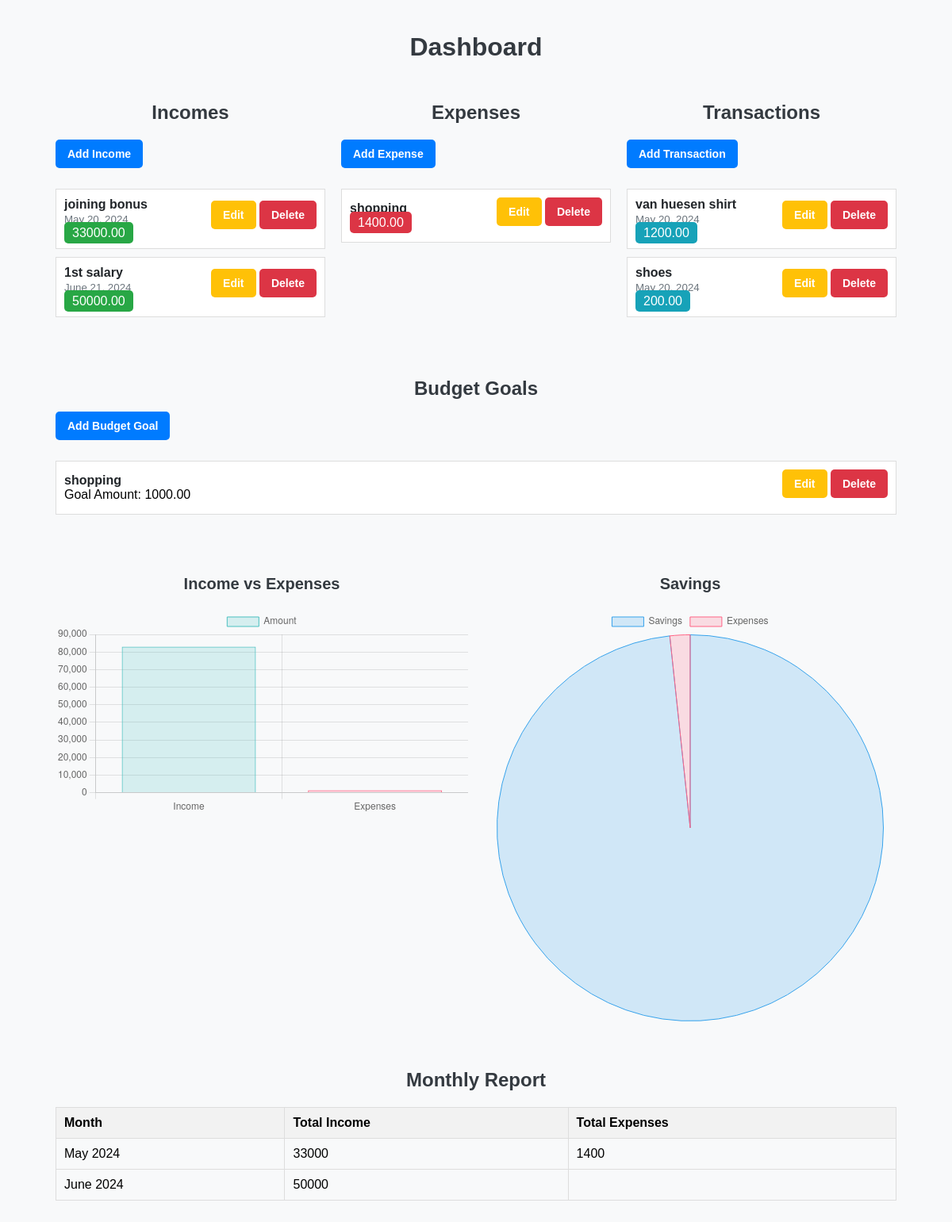
Screenshot of /home/ (signed in) with the database file from the repository.
### main_app/models.py (models this page shows, shortened)
class IncomeSource(models.Model):
    user = models.ForeignKey(User, on_delete=models.CASCADE)
    description = models.CharField(max_length=255)
    amount = models.DecimalField(max_digits=10, decimal_places=2)
    date = models.DateField()

class Expenses(models.Model):
    user = models.ForeignKey(User, on_delete=models.CASCADE)
    category = models.CharField(max_length=255)
    amount = models.DecimalField(max_digits=10, decimal_places=2)
    date = models.DateField()  # Add this line
    def __str__(self):
        return self.category

class Transactions(models.Model):
    user=  models.ForeignKey(User, on_delete=models.CASCADE)
    date= models.DateField()
    amount = models.DecimalField(max_digits=10,decimal_places=2)
    description= models.TextField(max_length=255)

class BudgetGoal(models.Model):
    user = models.ForeignKey(User, on_delete=models.CASCADE)
    category = models.ForeignKey(Expenses, on_delete=models.CASCADE)
    goal_amount = models.DecimalField(max_digits=10, decimal_places=2)

### main_app/views.py (the view)
# urls.py: 2. Add a URL to urlpatterns:  path('', views.home, name='home')
@login_required
def home(request):
    incomes = IncomeSource.objects.filter(user=request.user)
    expenses = Expenses.objects.filter(user=request.user)
    transactions = Transactions.objects.filter(user=request.user)
    budget_goals = BudgetGoal.objects.filter(user=request.user)
    total_income = sum(income.amount for income in incomes)
    total_expenses = sum(expense.amount for expense in expenses)
    total_savings = total_income - total_expenses
    monthly_income = incomes.annotate(month=TruncMonth('date')).values('month').annotate(total=Sum('amount')).order_by('month')
    monthly_expenses = expenses.annotate(month=TruncMonth('date')).values('month').annotate(total=Sum('amount')).order_by('month')
    context = {
        'incomes': incomes,
        'expenses': expenses,
        'transactions': transactions,
        'total_income': total_income,
        'total_expenses': total_expenses,
        'total_savings': total_savings,
        'monthly_income': monthly_income,
        'monthly_expenses': monthly_expenses,
        'budget_goals': budget_goals,
    }
    return render(request, 'home.html', context)

### main_app/templates/home.html (shortened to what this page needs)
<!DOCTYPE html>
<html lang="en">
<head>
    <link rel="stylesheet" href="styles.css">
</head>
<body>
    <div class="container">
        <h1 class="text-center mb-4">Dashboard</h1>
        <div class="row">
            <div class="column">
                <h2>Incomes</h2>
                <a href="{% url 'add_income' %}" class="btn btn-primary mb-2">Add Income</a>
                <ul class="list-group">
                    {% for income in incomes %}
                        <li class="list-group-item d-flex justify-content-between align-items-center">
                            <div>
                                <strong>{{ income.description }}</strong><br>
                                <small>{{ income.date }}</small><br>
                                <span class="badge badge-success">{{ income.amount }}</span>
                            </div>
                            <div>
                                <a href="{% url 'edit_income' income.id %}" class="btn btn-sm btn-warning">Edit</a>
                                <a href="{% url 'delete_income' income.id %}" class="btn btn-sm btn-danger">Delete</a>
                            </div>
                        </li>
                    {% endfor %}
                </ul>
            </div>
            <div class="column">
                <h2>Expenses</h2>
                <a href="{% url 'add_expense' %}" class="btn btn-primary mb-2">Add Expense</a>
                <ul class="list-group">
                    {% for expense in expenses %}
                        <li class="list-group-item d-flex justify-content-between align-items-center">
                            <div>
                                <strong>{{ expense.category }}</strong><br>
                                <span class="badge badge-danger">{{ expense.amount }}</span>
                            </div>
                            <div>
                                <a href="{% url 'edit_expense' expense.id %}" class="btn btn-sm btn-warning">Edit</a>
                                <a href="{% url 'delete_expense' expense.id %}" class="btn btn-sm btn-danger">Delete</a>
                            </div>
                        </li>
                    {% endfor %}
                </ul>
            </div>
            <div class="column">
                <h2>Transactions</h2>
                <a href="{% url 'add_transaction' %}" class="btn btn-primary mb-2">Add Transaction</a>
                <ul class="list-group">
                    {% for transaction in transactions %}
                        <li class="list-group-item d-flex justify-content-between align-items-center">
                            <div>
                                <strong>{{ transaction.description }}</strong><br>
                                <small>{{ transaction.date }}</small><br>
                                <span class="badge badge-info">{{ transaction.amount }}</span>
                            </div>
                            <div>
                                <a href="{% url 'edit_transaction' transaction.id %}" class="btn btn-sm btn-warning">Edit</a>
                                <a href="{% url 'delete_transaction' transaction.id %}" class="btn btn-sm btn-danger">Delete</a>
                            </div>
                        </li>
                    {% endfor %}
                </ul>
            </div>
        </div>
        <div class="row">
            <div class="column">
                <h2 class="mb-3">Budget Goals</h2>
                <a href="{% url 'add_budget_goal' %}" class="btn btn-primary mb-2">Add Budget Goal</a>
                <ul class="list-group">
                    {% for goal in budget_goals %}
                        <li class="list-group-item d-flex justify-content-between align-items-center">
                            <div>
                                <strong>{{ goal.category }}</strong><br>
                                Goal Amount: {{ goal.goal_amount }}
                            </div>
                            <div>
                                <a href="{% url 'edit_budget_goal' goal.id %}" class="btn btn-sm btn-warning">Edit</a>
                                <a href="{% url 'delete_budget_goal' goal.id %}" class="btn btn-sm btn-danger">Delete</a>
                            </div>
                        </li>
                    {% endfor %}
                </ul>
            </div>
        </div>
        <div class="row">
            <div class="column">
                <h3>Income vs Expenses</h3>
                <canvas id="incomeExpenseChart"></canvas>
            </div>
            <div class="column">
                <h3>Savings</h3>
                <canvas id="savingsChart"></canvas>
            </div>
        </div>
        <div class="row">
            <div class="column">
                <h2>Monthly Report</h2>
                <table class="table table-bordered">
                    <thead>
                        <tr>
                            <th>Month</th>
                            <th>Total Income</th>
                            <th>Total Expenses</th>
                        </tr>
                    </thead>
                    <tbody>
                        {% for income in monthly_income %}
                            <tr>
                                <td>{{ income.month|date:"F Y" }}</td>
                                <td>{{ income.total }}</td>
                                <td>
                                    {% for expense in monthly_expenses %}
                                        {% if expense.month == income.month %}
                                            {{ expense.total }}
                                        {% endif %}
                                    {% endfor %}
                                </td>
                            </tr>
                        {% endfor %}
                    </tbody>
                </table>
            </div>
        </div>
    </div>
    <script>
        // Income vs Expenses Chart
        var ctx1 = document.getElementById('incomeExpenseChart').getContext('2d');
        var incomeExpenseChart = new Chart(ctx1, {
            type: 'bar',
            data: {
                labels: ['Income', 'Expenses'],
                datasets: [{
                    label: 'Amount',
                    data: [
                        {{ total_income }},
                        {{ total_expenses }}
                    ],
                    backgroundColor: [
                        'rgba(75, 192, 192, 0.2)',
                        'rgba(255, 99, 132, 0.2)'
                    ],
                    borderColor: [
                        'rgba(75, 192, 192, 1)',
                        'rgba(255, 99, 132, 1)'
                    ],
                    borderWidth: 1
                }]
            },
            options: {
                scales: {
                    y: {
                        beginAtZero: true
                    }
                }
            }
        });
        // Savings Chart
        var ctx2 = document.getElementById('savingsChart').getContext('2d');
        var savingsChart = new Chart(ctx2, {
            type: 'pie',
            data: {
                labels: ['Savings', 'Expenses'],
                datasets: [{
                    data: [
                        {{ total_savings }},
                        {{ total_expenses }}
                    ],
                    backgroundColor: [
                        'rgba(54, 162, 235, 0.2)',
                        'rgba(255, 99, 132, 0.2)'
                    ],
                    borderColor: [
                        'rgba(54, 162, 235, 1)',
                        'rgba(255, 99, 132, 1)'
                    ],
                    borderWidth: 1
                }]
            }
        });
    </script>
</body>
</html>

### main_app/static/css/styles.css (style rules this page uses)
body { font-family: Arial, sans-serif; background-color: #f8f9fa; margin: 0; padding: 0; }
.container { width: 90%; margin: 0 auto; padding: 20px; }
h1, h2, h3 { color: #343a40; margin-bottom: 20px; text-align: center; }
h2 { font-size: 1.5rem; }
h3 { font-size: 1.25rem; }
.row { display: flex; flex-wrap: wrap; margin: 20px 0; }
.column { flex: 1; padding: 10px; min-width: 300px; }
.btn { display: inline-block; padding: 10px 15px; font-size: 14px; font-weight: bold; text-align: center; text-decoration: none; color: #fff; background-color: #007bff; border-radius: 5px; margin-bottom: 10px; }
.btn-warning { background-color: #ffc107; }
.btn-danger { background-color: #dc3545; }
.list-group { list-style: none; padding: 0; }
.list-group-item { background-color: #fff; border: 1px solid #ddd; margin-bottom: 10px; padding: 10px; display: flex; justify-content: space-between; align-items: center; }
.list-group-item strong { color: #212529; }
.list-group-item small { color: #6c757d; }
.badge { padding: 5px 10px; border-radius: 5px; }
.badge-success { background-color: #28a745; color: #fff; }
.badge-danger { background-color: #dc3545; color: #fff; }
.badge-info { background-color: #17a2b8; color: #fff; }
.table { width: 100%; border-collapse: collapse; margin: 20px 0; }
.table th, .table td { border: 1px solid #ddd; padding: 10px; text-align: left; }
.table th { background-color: #f2f2f2; }
.text-center { text-align: center; }
.mb-2 { margin-bottom: 10px; }
.mb-3 { margin-bottom: 15px; }
.mb-4 { margin-bottom: 20px; }

### rows the page displays
IncomeSource: description "joining bonus", date "May 20, 2024", amount "33000.00"
IncomeSource: description "1st salary", date "June 21, 2024", amount "50000.00"
Expenses: category "shopping", amount "1400.00"
BudgetGoal: category "shopping", goal_amount "1000.00"

### other values shown
{{ income.month|date:"F Y" }} "May 2024" "June 2024"
{{ income.total }} "33000" "50000"
{{ expense.total }} "1400"
chart data {{ total_income }} 83000.00
chart data {{ total_expenses }} 1400.00
chart data {{ total_savings }} 81600.00
